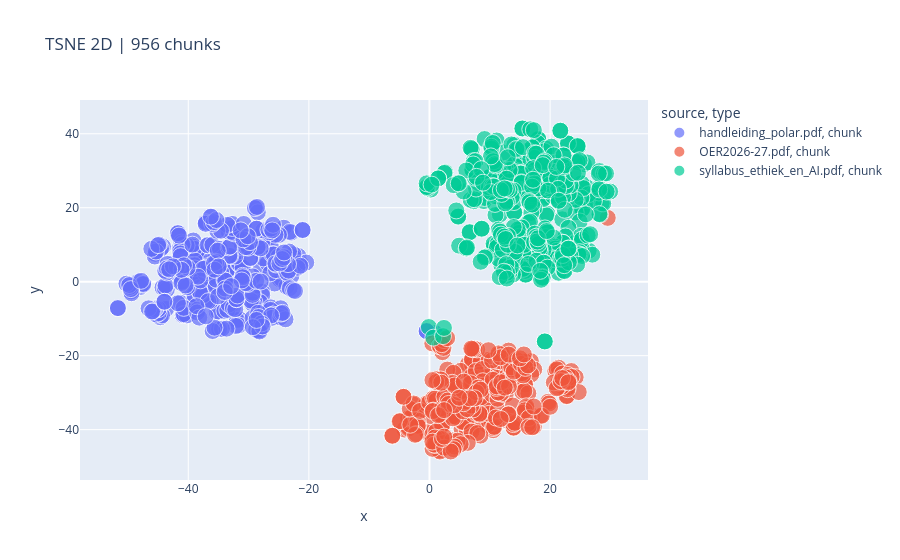

The notebook cell saved with this chart:
### Code cell
plot("tsne", 2)

### Figure 1 — Plotly figure (JSON) as saved in the notebook; plotly's stock layout.template omitted (floating-point values rounded to 4 significant figures; data arrays with more than 128 entries replaced by an {"elided": "..."} marker saying what was removed)
{"data": [{"customdata": {"elided": "317x4 mixed values"}, "hovertemplate": "<b>%{hovertext}</b><br><br>source=handleiding_polar.pdf<br>type=%{customdata[2]}<br>pages=%{customdata[0]}<br>faiss_id=%{customdata[1]}<extra></extra>", "hovertext": {"elided": "317 str values"}, "legendgroup": "handleiding_polar.pdf, chunk", "marker": {"color": "#636efa", "size": {"elided": "317 int values"}, "sizemode": "area", "sizeref": 0.02778, "symbol": "circle"}, "mode": "markers", "name": "handleiding_polar.pdf, chunk", "orientation": "v", "showlegend": true, "type": "scatter", "x": {"elided": "317 float values"}, "xaxis": "x", "y": {"elided": "317 float values"}, "yaxis": "y"}, {"customdata": {"elided": "274x4 mixed values"}, "hovertemplate": "<b>%{hovertext}</b><br><br>source=OER2026-27.pdf<br>type=%{customdata[2]}<br>pages=%{customdata[0]}<br>faiss_id=%{customdata[1]}<extra></extra>", "hovertext": {"elided": "274 str values"}, "legendgroup": "OER2026-27.pdf, chunk", "marker": {"color": "#EF553B", "size": {"elided": "274 int values"}, "sizemode": "area", "sizeref": 0.02778, "symbol": "circle"}, "mode": "markers", "name": "OER2026-27.pdf, chunk", "orientation": "v", "showlegend": true, "type": "scatter", "x": {"elided": "274 float values"}, "xaxis": "x", "y": {"elided": "274 float values"}, "yaxis": "y"}, {"customdata": {"elided": "365x4 mixed values"}, "hovertemplate": "<b>%{hovertext}</b><br><br>source=syllabus_ethiek_en_AI.pdf<br>type=%{customdata[2]}<br>pages=%{customdata[0]}<br>faiss_id=%{customdata[1]}<extra></extra>", "hovertext": {"elided": "365 str values"}, "legendgroup": "syllabus_ethiek_en_AI.pdf, chunk", "marker": {"color": "#00cc96", "size": {"elided": "365 int values"}, "sizemode": "area", "sizeref": 0.02778, "symbol": "circle"}, "mode": "markers", "name": "syllabus_ethiek_en_AI.pdf, chunk", "orientation": "v", "showlegend": true, "type": "scatter", "x": {"elided": "365 float values"}, "xaxis": "x", "y": {"elided": "365 float values"}, "yaxis": "y"}], "layout": {"legend": {"itemsizing": "constant", "title": {"text": "source, type"}, "tracegroupgap": 0}, "title": {"text": "TSNE 2D | 956 chunks"}, "xaxis": {"anchor": "y", "domain": [0, 1], "title": {"text": "x"}}, "yaxis": {"anchor": "x", "domain": [0, 1], "title": {"text": "y"}}}}
